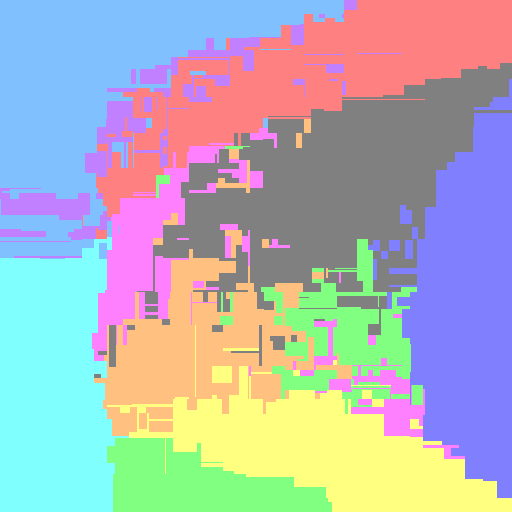
#> input picture lv1_my_targets_from_img7/DT_log(1000)_classifier_07__train(7)_test(3)_R(0).png, 512 x 512 px
$ python -i edge_filter.py   (imports and definitions only)
#> lines starting #> are read from the running program, lines starting #| are printed output that depends on the picture
import numpy as np

from PIL import ImageFilter, Image


# 色を判定して、白または黒を返す
# 引数のthresholdが閾値
def select_color(threshold, color):
    # r,g,bの平均を求める
    mean = np.array(color).mean(axis=0)
    if mean > threshold:
        return 255, 255, 255
    else:
        return 0, 0, 0


# 2値化した画像を返すメソッド
def to_bin(img):
    w, h = img.size
    bin_img = Image.new('RGB', (w, h))
    threshold = 0

    # select_colorメソッドを使って塗る色を決めながら、新しい画像を作っていく
    np.array(
        [[bin_img.putpixel((x, y), select_color(threshold, img.getpixel((x, y)))) for x in range(w)] for y in range(h)])
    return bin_img


def filter_edge(img):
    filtered = img.filter(ImageFilter.FIND_EDGES)
    gray = to_bin(filtered)

    return gray


# [5 lines of commented-out code are left out]

>>> from PIL import Image
>>> picture = Image.open('lv1_my_targets_from_img7/DT_log(1000)_classifier_07__train(7)_test(3)_R(0).png')
#> picture is the input picture: PIL image 512x512 RGB; mean R, G, B 175.5, 177.9, 184.9
>>> result = filter_edge(picture)
#> in filter_edge, `filtered = img.filter(ImageFilter.FIND_EDGES)`:
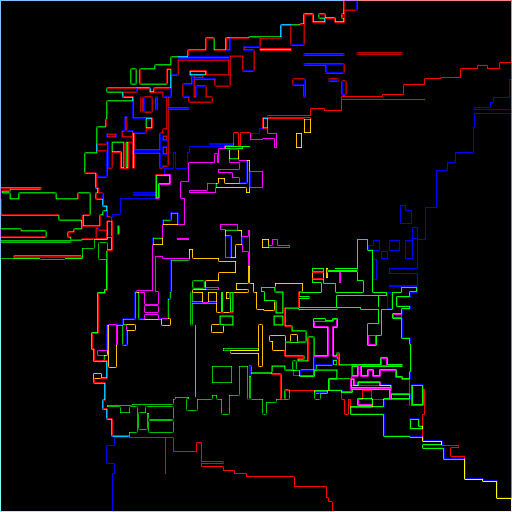
#> filtered: PIL image 512x512 RGB; mean R, G, B 8.7, 7.6, 7.6
#> in to_bin, `bin_img = Image.new('RGB', (w, h))`: bin_img: PIL image 512x512 RGB; every value is 0
#> in to_bin, `np.array( [[bin_img.putpixel((x, y), select_color(threshold, img.getpi..`:
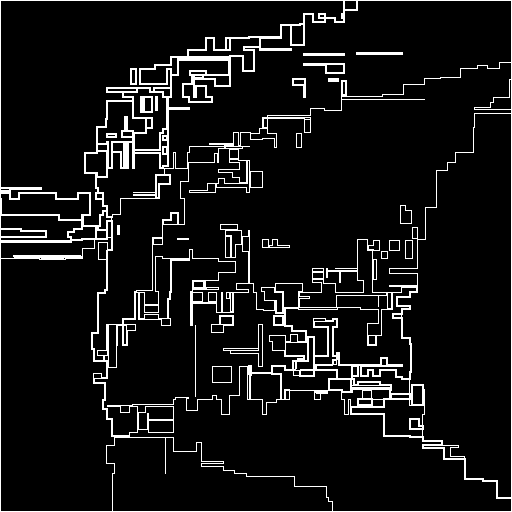
#> bin_img: PIL image 512x512 RGB; 8% white in thin lines or dots
